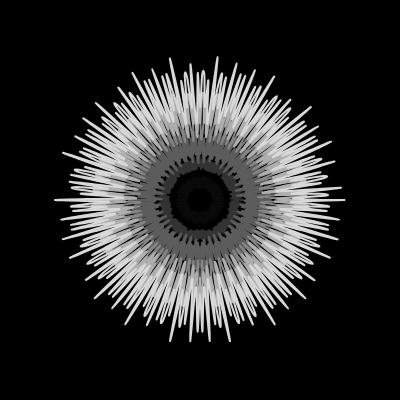
Frame 1 (no input)
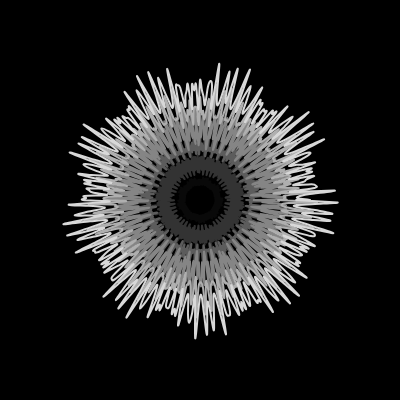
Frame 60 (no input)
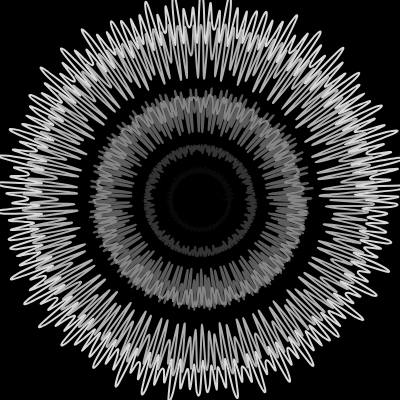
Frame 120 (the mouse pressed at the canvas centre since frame 60)

The p5.js sketch that drew these frames (run headless with seeded random() and noise() and a simulated clock; from frame 60 on, the mouse is pressed at the canvas centre):

// p5.js sketch
// ── sketch.js
let spacing = 64
let circles = []
class Circwave {

  constructor(r) {
    this.x = width / 2
    this.y = height / 2
    this.r = r 
    this.xoff = random()
    this.speed = 0.01
    this.shapeStart = 0
    this.yoff = 0.1

  }

  render() {
    let col = map(this.r, 0, width, -32, 255)

    //ellipse(this.x, this.y, this.r)
    beginShape()
    let rmod
    let scaling = 0.0036

    for (let j = this.shapeStart; j <= 360 + this.shapeStart; j += 1) {
      stroke(col)
      strokeWeight(2)
      //fill(255)
      noFill()
      let realj = (j - this.shapeStart)
      let ang = j * PI / 180

      rmod = noise(
        cos(this.xoff),
        sin(this.yoff +realj*spacing)
        //(realj * scaling + this.r / width )
      )
      let rmapped = map(rmod, 0, 1, this.r - spacing, this.r + spacing)
      let x = rmod*this.r *   cos(ang) + width / 2
      let y = rmod*this.r *  sin(ang) + height / 2
      curveVertex(x, y)

      this.yoff += 0.0001
      this.xoff += 0.0001
      //this.xoff+=0.001
    }

    endShape(CLOSE)
    //this.shapeStart +=this.speed %360


  }
}

function setup() {
  createCanvas(400, 400);
  let total = width / spacing
  for (i = 0; i < total; i++) {
    circles[i] = new Circwave(i * spacing * 0.9)
  }
}





function draw() {
  background(0);
  //frameRate(15)
  let total = width / spacing
  for (i = 0; i < total; i++) {
    circles[i].render()
  }


  //noLoop()

}
